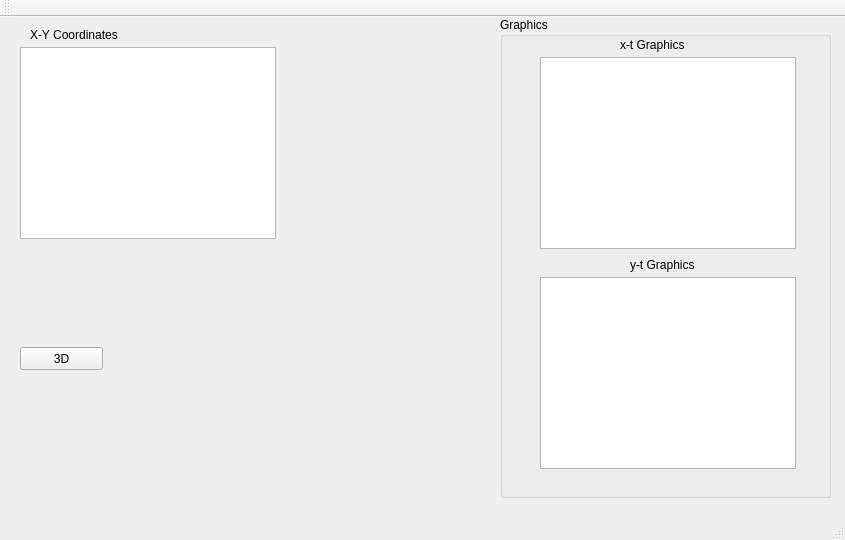
<?xml version="1.0" encoding="UTF-8"?>
<ui version="4.0">
 <class>MainWindow</class>
 <widget class="QMainWindow" name="MainWindow">
  <property name="geometry">
   <rect>
    <x>0</x>
    <y>0</y>
    <width>845</width>
    <height>540</height>
   </rect>
  </property>
  <property name="windowTitle">
   <string>MainWindow</string>
  </property>
  <widget class="QWidget" name="centralWidget">
   <widget class="QGroupBox" name="groupBox_2">
    <property name="geometry">
     <rect>
      <x>500</x>
      <y>0</y>
      <width>331</width>
      <height>481</height>
     </rect>
    </property>
    <property name="title">
     <string>Graphics</string>
    </property>
    <widget class="QGraphicsView" name="graphicsViewX">
     <property name="geometry">
      <rect>
       <x>40</x>
       <y>40</y>
       <width>256</width>
       <height>192</height>
      </rect>
     </property>
    </widget>
    <widget class="QLabel" name="label_3">
     <property name="geometry">
      <rect>
       <x>120</x>
       <y>20</y>
       <width>91</width>
       <height>16</height>
      </rect>
     </property>
     <property name="text">
      <string>x-t Graphics</string>
     </property>
    </widget>
    <widget class="QGraphicsView" name="graphicsViewY">
     <property name="geometry">
      <rect>
       <x>40</x>
       <y>260</y>
       <width>256</width>
       <height>192</height>
      </rect>
     </property>
    </widget>
    <widget class="QLabel" name="label_4">
     <property name="geometry">
      <rect>
       <x>130</x>
       <y>240</y>
       <width>91</width>
       <height>16</height>
      </rect>
     </property>
     <property name="minimumSize">
      <size>
       <width>91</width>
       <height>0</height>
      </size>
     </property>
     <property name="text">
      <string>y-t Graphics</string>
     </property>
    </widget>
   </widget>
   <widget class="QPushButton" name="pushButton">
    <property name="geometry">
     <rect>
      <x>20</x>
      <y>330</y>
      <width>83</width>
      <height>23</height>
     </rect>
    </property>
    <property name="text">
     <string>3D</string>
    </property>
   </widget>
   <widget class="QGraphicsView" name="xyCoordinates">
    <property name="geometry">
     <rect>
      <x>20</x>
      <y>30</y>
      <width>256</width>
      <height>192</height>
     </rect>
    </property>
    <property name="mouseTracking">
     <bool>false</bool>
    </property>
    <property name="acceptDrops">
     <bool>false</bool>
    </property>
   </widget>
   <widget class="QLabel" name="xyCoordinatesLabel">
    <property name="geometry">
     <rect>
      <x>30</x>
      <y>10</y>
      <width>110</width>
      <height>16</height>
     </rect>
    </property>
    <property name="text">
     <string>X-Y Coordinates</string>
    </property>
   </widget>
  </widget>
  <widget class="QMenuBar" name="menuBar">
   <property name="geometry">
    <rect>
     <x>0</x>
     <y>0</y>
     <width>845</width>
     <height>20</height>
    </rect>
   </property>
  </widget>
  <widget class="QToolBar" name="mainToolBar">
   <attribute name="toolBarArea">
    <enum>TopToolBarArea</enum>
   </attribute>
   <attribute name="toolBarBreak">
    <bool>false</bool>
   </attribute>
  </widget>
  <widget class="QStatusBar" name="statusBar"/>
 </widget>
 <layoutdefault spacing="6" margin="11"/>
 <resources/>
 <connections/>
</ui>
